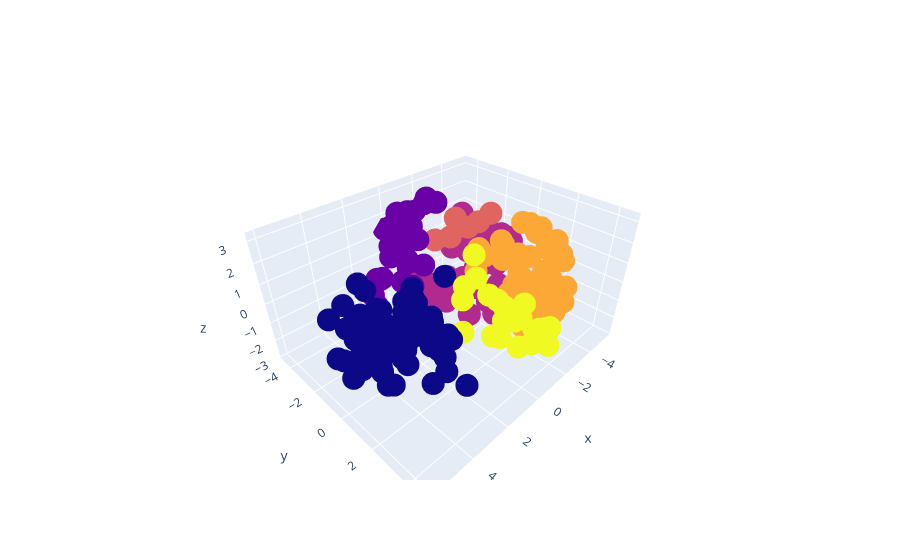

Notebook source saved alongside this figure:
### Code cell
import plotly.graph_objects as go

# Create trace, sizing bubbles by planet diameter
fig = go.Figure(data=go.Scatter3d(
    x = X_pca[:, 0],
    y = X_pca[:, 1],
    z = X_pca[:, 2],
    mode = 'markers',
    marker = dict(
        color = final_clusters,
        )
))
fig.show()

### Figure 1 — Plotly figure (JSON) as saved in the notebook; plotly's stock layout.template omitted (floating-point values rounded to 4 significant figures; data arrays with more than 128 entries replaced by an {"elided": "..."} marker saying what was removed)
{"data": [{"marker": {"color": {"elided": "218 int values"}}, "mode": "markers", "type": "scatter3d", "x": {"elided": "218 float values"}, "y": {"elided": "218 float values"}, "z": {"elided": "218 float values"}}], "layout": {}}
